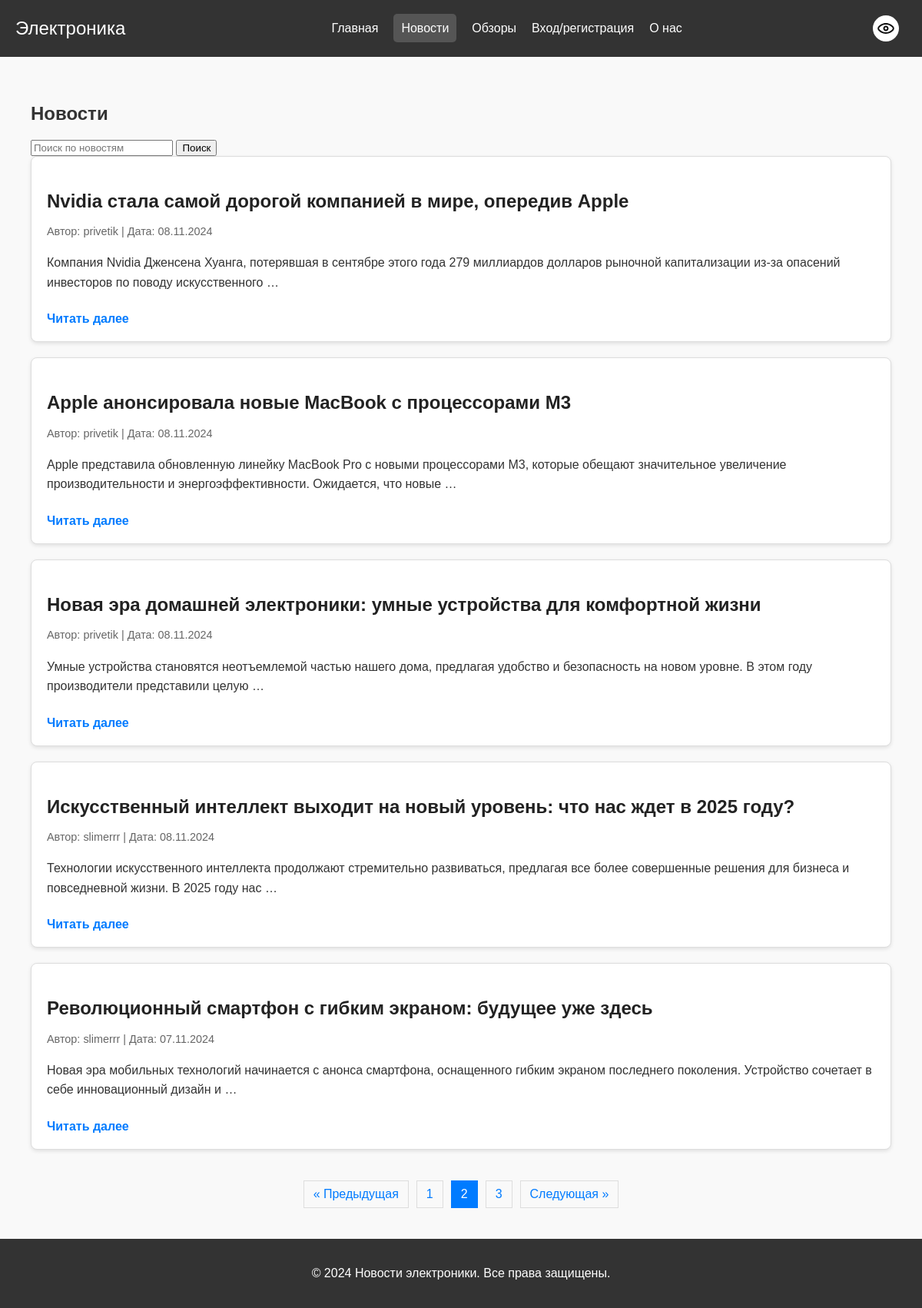
The app's page /news/?news_page=2&search=, older data.
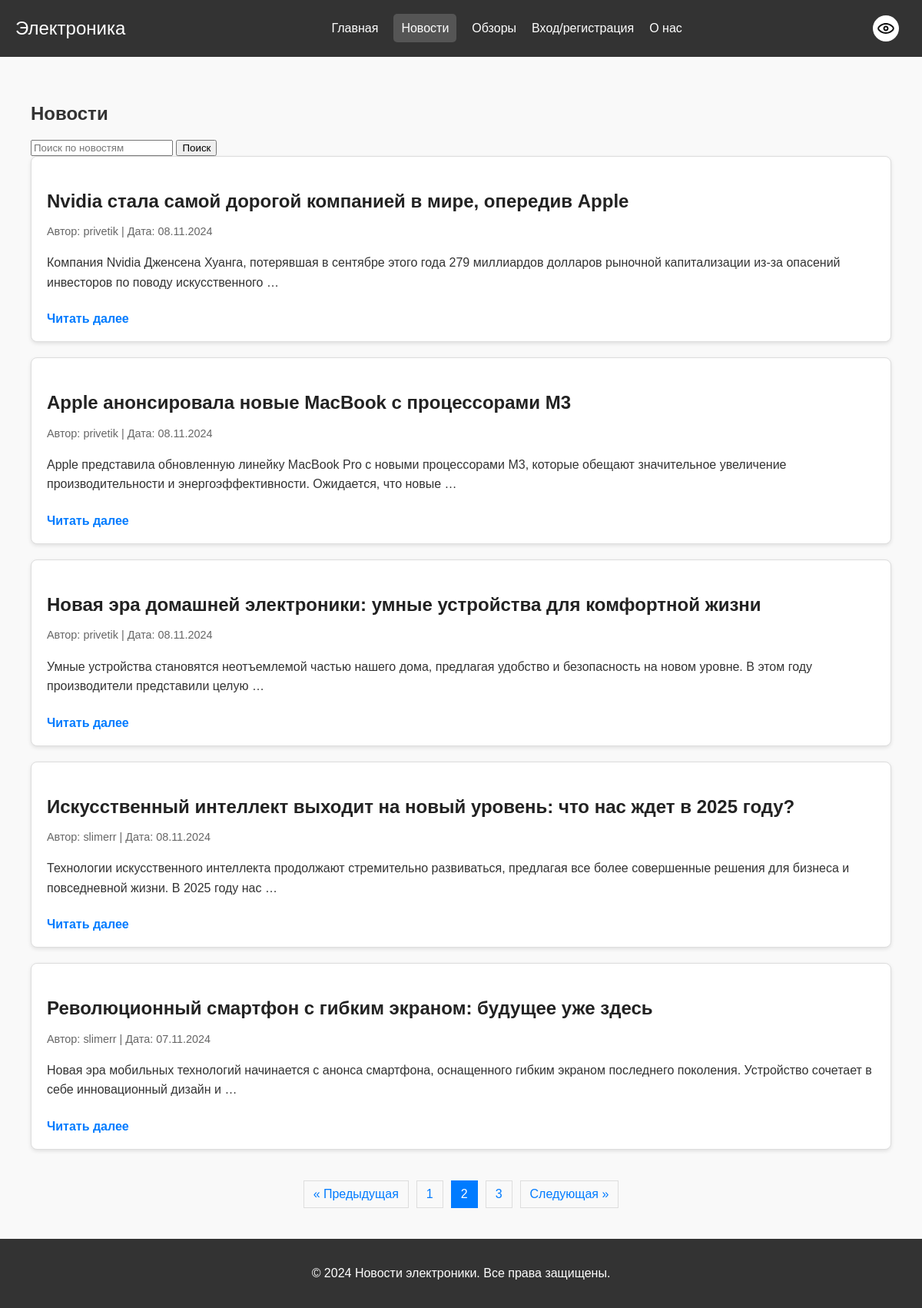
The same page, newer data.
### news/models.py (models this page shows, shortened)
class Content(models.Model):
    CONTENT_TYPES = [
        ('news', 'Новости'),
        ('review', 'Обзор'),
    ]
    title = models.CharField(max_length=200)
    content = models.TextField()
    created_at = models.DateTimeField(auto_now_add=True)
    author = models.ForeignKey('UserProfile', on_delete=models.CASCADE)
    type = models.CharField(max_length=10, choices=CONTENT_TYPES)
    age_restriction = models.BooleanField(default=False, verbose_name="Возрастные ограничения")

class UserProfile(AbstractUser):
    username = models.CharField(max_length=20, unique=True, blank=False)
    nickname = models.CharField(max_length=15, blank=False)
    birthdate = models.DateField(blank=False, null=False)
    avatar = models.ImageField(upload_to='user_avatars', default='user_avatars/default-avatar.png')
    email = models.EmailField(unique=True)
    can_publish_content = models.BooleanField(default=True, verbose_name='Может публиковать контент')

### news/views.py (the view)
# urls.py: path('news/', views.news_reviews, name='news'),
def news_reviews(request):
    search_query = request.GET.get('search', '')
    news_list = Content.objects.filter(type='news').order_by('-created_at')
    if search_query:
        news_list = news_list.filter(
            content__icontains=search_query
        ) | news_list.filter(
            title__icontains=search_query
        )
    news_paginator = Paginator(news_list, 5)
    news_page_number = request.GET.get('news_page')
    news_page_obj = news_paginator.get_page(news_page_number)
    context = {
        'news_page_obj': news_page_obj,
        'search': search_query,
    }
    return render(request, 'news.html', context)

### news/templates/news.html (shortened to what this page needs)
{% extends 'base.html' %}
{% load static %}
{% block extra_css %}
<link rel="stylesheet" href="{% static 'css/news.css' %}">
{% endblock %}
{% block content %}
<div class="content-container">
    <h2>Новости</h2>
    <form method="GET" action="{% url 'news' %}">
        <input type="text" name="search" placeholder="Поиск по новостям" value="{{ search }}">
        <button type="submit">Поиск</button>
    </form>
    <div class="news-section">
        {% for news in news_page_obj %}
        <div class="news-card">
            <h3>{{ news.title }}</h3>
            <p class="news-meta">
                {% if user.is_authenticated %}
                <a href = "{% url 'user_detail' news.author.id%}" >Автор: {{ news.author.nickname }}</a>
                {% else %}
                Автор: {{ news.author.nickname }}
                {% endif %}
                | Дата: {{ news.created_at|date:"d.m.Y" }}
            </p>
            <p>{{ news.content|truncatewords:20 }}</p>
            <a href="{% url 'content_detail' news.id %}">Читать далее</a>
        </div>
        {% empty %}
        <p>Нет новостей для отображения.</p>
        {% endfor %}
    </div>
    <div class="pagination">
        {% if news_page_obj.has_previous %}
        <a href="?news_page={{ news_page_obj.previous_page_number }}&search={{ search }}">&laquo; Предыдущая</a>
        {% endif %}
        {% for page_num in news_page_obj.paginator.page_range %}
        {% if page_num == news_page_obj.number %}
        <span class="current">{{ page_num }}</span>
        {% elif page_num > news_page_obj.number|add:'-3' and page_num < news_page_obj.number|add:'3' %}
        <a href="?news_page={{ page_num }}&search={{ search }}">{{ page_num }}</a>
        {% endif %}
        {% endfor %}
        {% if news_page_obj.has_next %}
        <a href="?news_page={{ news_page_obj.next_page_number }}&search={{ search }}">Следующая &raquo;</a>
        {% endif %}
    </div>
</div>
{% endblock %}

Row changes from the older to the newer data that the page shows:
changed through a linked row, Content "Искусственный интеллект выходит на новый уровень: что нас ждет в 2025 году?": author.nickname "slimerrr" → "slimerr"
changed through a linked row, Content "Революционный смартфон с гибким экраном: будущее уже здесь": author.nickname "slimerrr" → "slimerr"
